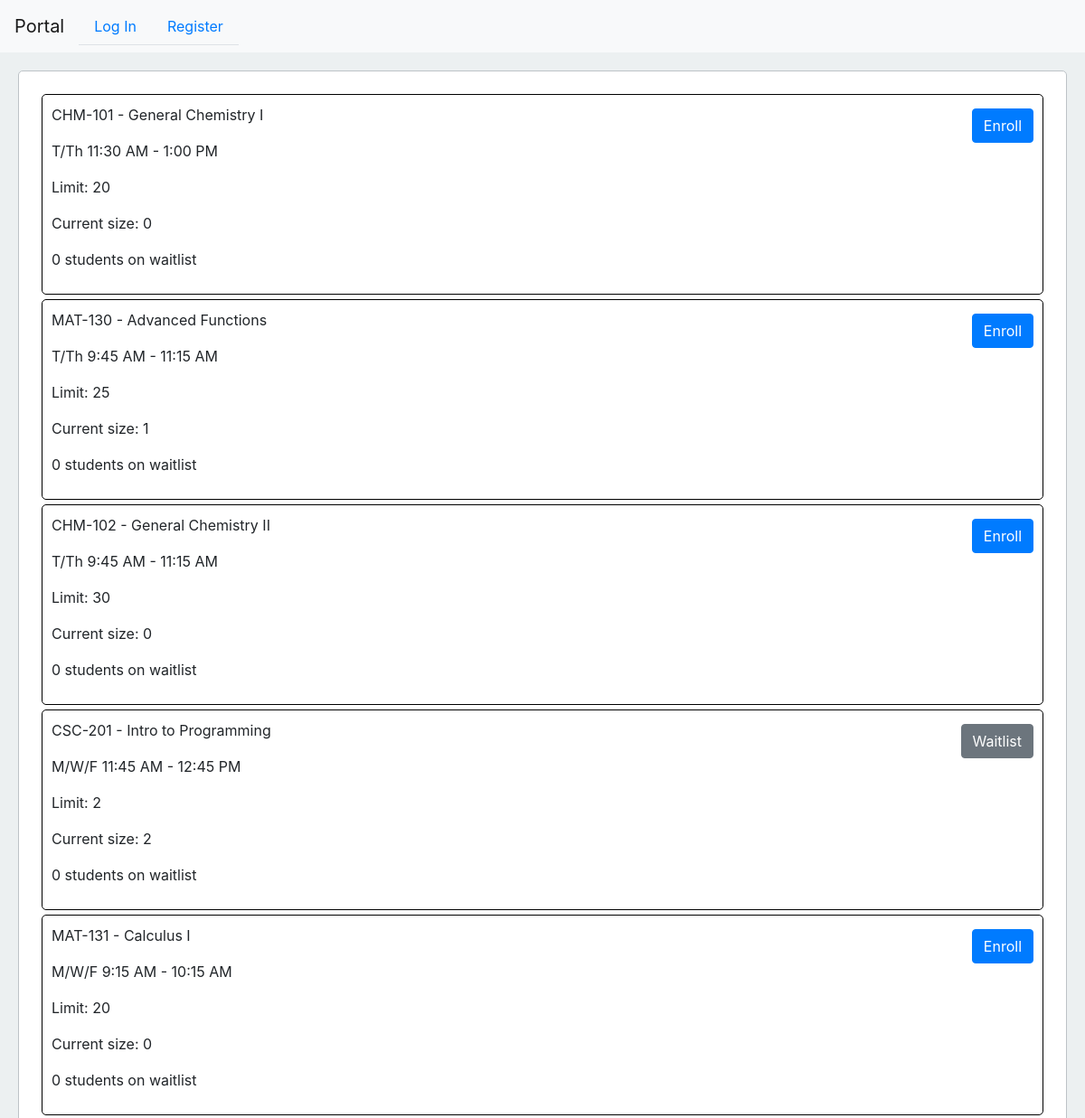
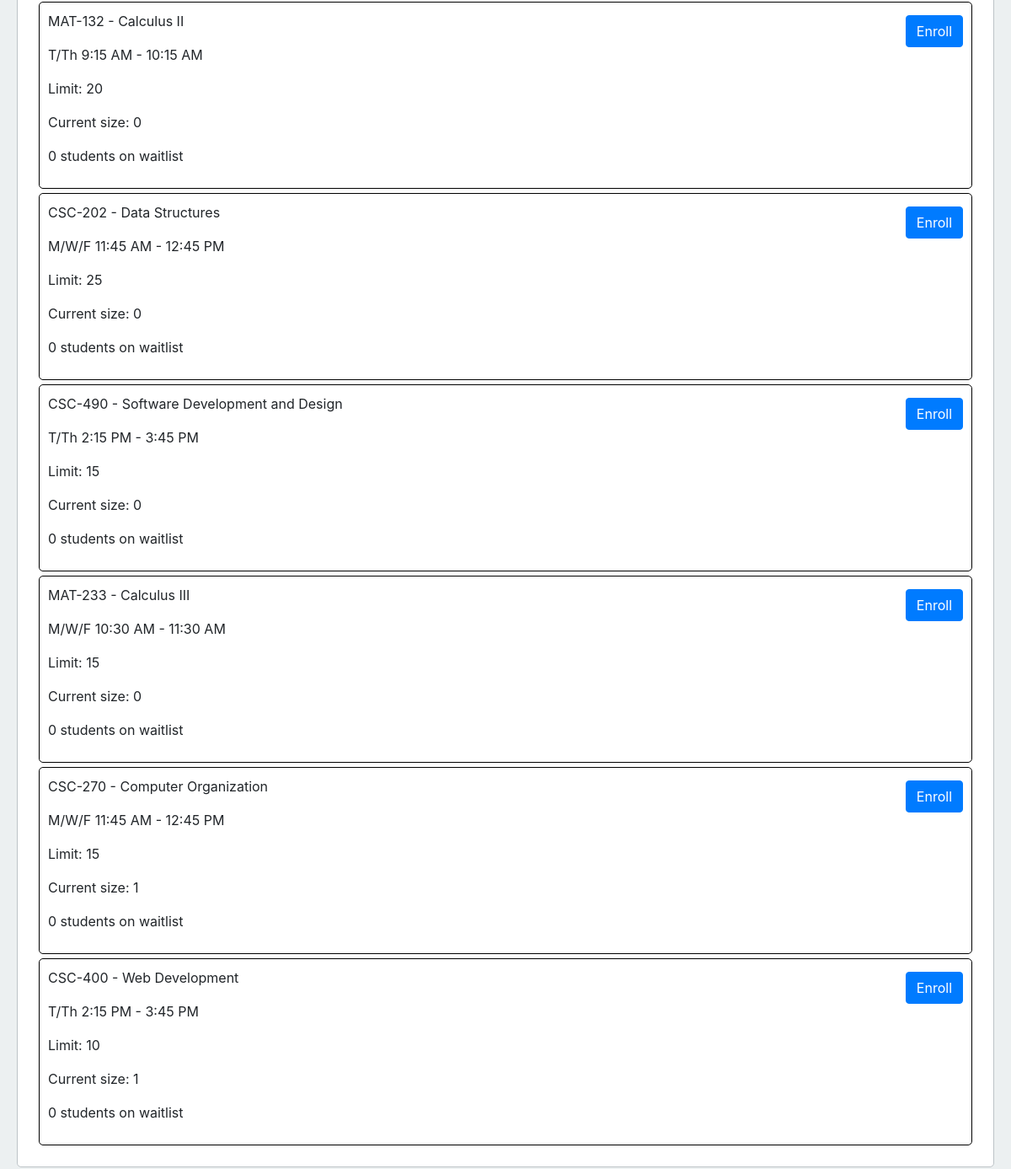
/catalog/12/, run on an earlier commit of the app's database (2 pictures, top to bottom).
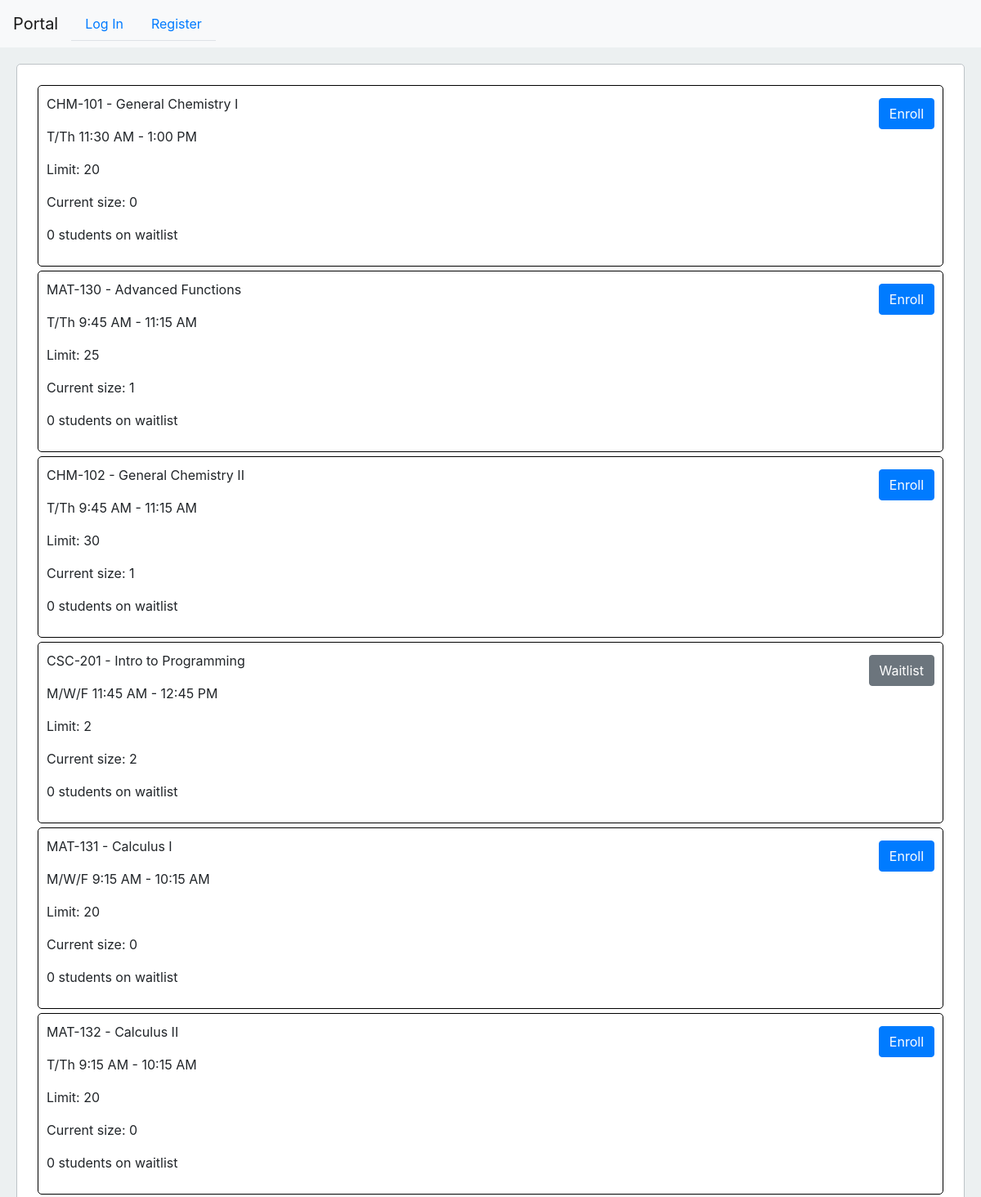
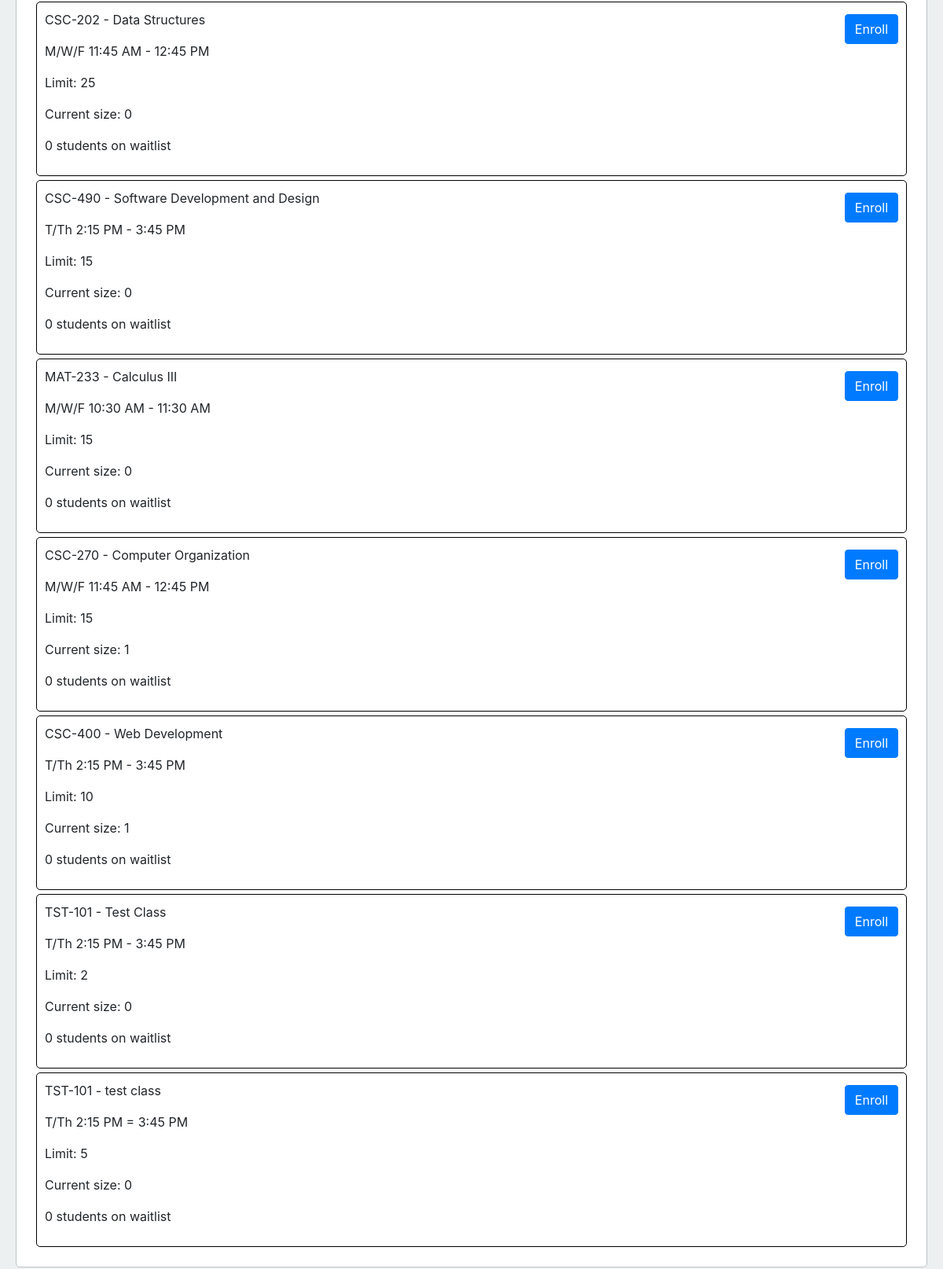
And on a later commit of the database (2 pictures, top to bottom).
### studentPortal/models.py (models this page shows)
class Class(models.Model):
    className = models.CharField(max_length=100)
    classNumber = models.CharField(max_length=8, default=None)
    classTimings = models.CharField(max_length=100)
    studentLimit = models.PositiveIntegerField()
    studentList = models.ManyToManyField(Student, related_name='students', blank=True)
    studentWaitlist = models.ManyToManyField(Student, related_name='studentWaitlist', blank=True)
    def __str__(self):
        return f"{self.classNumber} - {self.className}"

### studentPortal/views.py (the view)
# urls.py: path("catalog/<int:userID>/", views.catalog, name="catalog"),
def catalog(request, userID):
    user = User.objects.get(pk=userID)
    student = Student.objects.filter(student=user).first()
    classes = Class.objects.all()
    classData = []
    if student:
        for classObj in classes:
            enrolled = student in classObj.studentList.all()
            currentStudentCount = classObj.studentList.count()
            waitlistCount = classObj.studentWaitlist.count()
            classData.append({
                "classObj": classObj,
                "currentStudentCount": currentStudentCount,
                "enrolled": enrolled,
                "waitlistCount": waitlistCount
            })
    else:
        for classObj in classes:
            currentStudentCount = classObj.studentList.count()
            waitlistCount = classObj.studentWaitlist.count()
            classData.append({
                "classObj": classObj,
                "currentStudentCount": currentStudentCount,
                "waitlistCount": waitlistCount
            })
        return render(request, "studentPortal/instrCatalog.html", {
        "classData": classData,
    })
    return render(request, "studentPortal/catalog.html", {
        "classData": classData,
    })

### studentPortal/templates/studentPortal/instrCatalog.html (shortened to what this page needs)
{% extends "studentPortal/instructorLayout.html" %}
{% block body %}
{% for class in classData %}
    <div class="catalog">
        <p>{{class.classObj}}</p>
        <p>{{class.classObj.classTimings}}</p>
        <p>Limit: {{class.classObj.studentLimit}}</p>
        <p>Current size: {{class.currentStudentCount}}</p>
        <p>{{class.waitlistCount}} students on waitlist</p>
        {% if not class.enrolled and class.currentStudentCount < class.classObj.studentLimit %}
            <form action="{% url 'enroll' class.classObj.id user.id %}" method="post">
                <input class="btn btn-primary" type="submit" value="Enroll" style="position: absolute; right: 10px; top: 15px;">
            </form>
        {% elif not class.enrolled and class.currentStudentCount == class.classObj.studentLimit %}
            <form action="{% url 'waitlist' class.classObj.id user.id %}" method="post">
                <input class="btn btn-secondary" type="submit" value="Waitlist" style="position: absolute; right: 10px; top: 15px;">
            </form>
        {% else %}
            <form action="{% url 'unenroll' class.classObj.id user.id %}" method="post">
                {%csrf_token%}
                <input class="btn btn-danger" type="submit" value="Unenroll" style="position: absolute; right: 10px; top: 15px;">
            </form>
        {% endif %}
    </div>
{% endfor %}
{% endblock %}

### studentPortal/templates/studentPortal/instructorLayout.html (shortened to what this page needs)
{% load static %}
<!DOCTYPE html>
<html lang="en">
    <head>
        <link rel="stylesheet" href="https://stackpath.bootstrapcdn.com/bootstrap/4.4.1/css/bootstrap.min.css">
        <link rel="stylesheet" href="{% static 'studentPortal/styles.css' %}">
    </head>
    <body>
        <nav class="navbar navbar-expand-lg navbar-light bg-light">
            <a class="navbar-brand" href="#">Portal</a>
            <div>
              <ul class="nav nav-tabs">
                {% if user.is_authenticated %}
                    <li class="nav-item">
                        <a class="nav-link" href="{% url 'catalog' user.id %}">Course Catalog</a>
                    </li>
                    <li class="nav-item">
                        <a class="nav-link" href="{% url 'createPage' %}">Create a Class</a>
                    </li>
                    <li class="nav-item">
                        <a class="nav-link" href="{% url 'logout' %}">Log Out</a>
                    </li>
                {% else %}
                    <li class="nav-item">
                        <a class="nav-link" href="{% url 'login' %}">Log In</a>
                    </li>
                    <li class="nav-item">
                        <a class="nav-link" href="{% url 'register' %}">Register</a>
                    </li>
                {% endif %}
              </ul>
            </div>
          </nav>
          <div class="body">
            {% block body %}
            {% endblock %}
        </div>
    </body>
</html>

### studentPortal/static/studentPortal/styles.css (style rules this page uses)
.navbar { background-color: #3498db; }
.body { margin: 20px; }
body { background-color: #ecf0f1; }
.body { padding: 20px; border: 1px solid #bdc3c7; border-radius: 5px; background-color: #fff; }
.catalog { padding: 10px; border: solid black 1px; border-radius: 5px; margin: 5px; position: relative; }

What changed in the data, as far as the page shows it:
computed for Class "CHM-102 - General Chemistry II": currentStudentCount "0" → "1"
added Class: classObj "TST-101 - Test Class", classObj.classTimings "T/Th 2:15 PM - 3:45 PM", classObj.studentLimit "2", currentStudentCount "0", waitlistCount "0"
added Class: classObj "TST-101 - test class", classObj.classTimings "T/Th 2:15 PM = 3:45 PM", classObj.studentLimit "5", currentStudentCount "0", waitlistCount "0"
